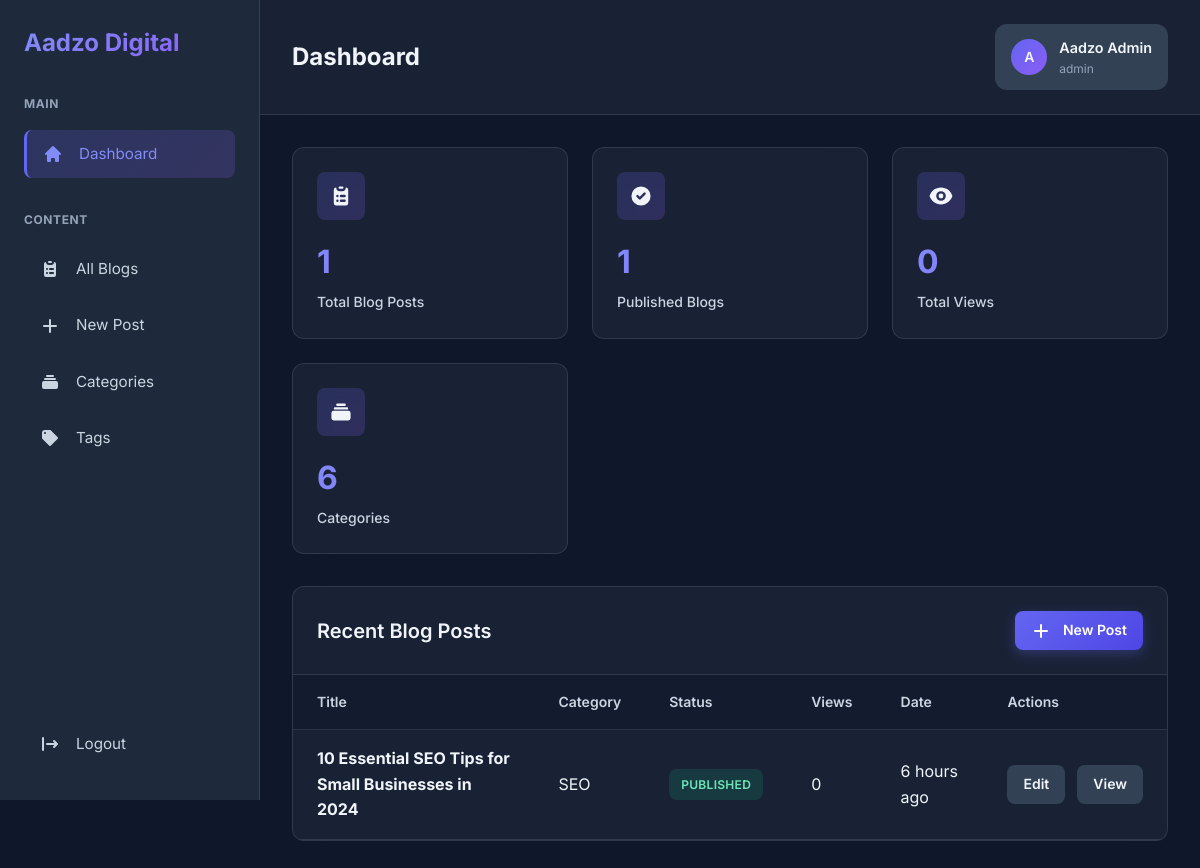
Page /admin/dashboard.php (signed in) on the committed database.
### tables this page shows
CREATE TABLE `blogs` (
  `id` int(11) NOT NULL AUTO_INCREMENT,
  `title` varchar(255) NOT NULL,
  `slug` varchar(255) NOT NULL UNIQUE,
  `excerpt` text DEFAULT NULL,
  `content` longtext NOT NULL,
  `featured_image` varchar(255) DEFAULT NULL,
  `author_id` int(11) NOT NULL,
  `category_id` int(11) DEFAULT NULL,
  `status` enum('draft','published','scheduled') DEFAULT 'draft',
  `views` int(11) DEFAULT 0,
  `reading_time` int(11) DEFAULT 5,
  `is_featured` tinyint(1) DEFAULT 0,
  `created_at` timestamp DEFAULT CURRENT_TIMESTAMP,
  `updated_at` timestamp DEFAULT CURRENT_TIMESTAMP ON UPDATE CURRENT_TIMESTAMP,
  `published_at` timestamp NULL DEFAULT NULL,
  PRIMARY KEY (`id`),
  UNIQUE KEY `unique_slug` (`slug`),
  INDEX `idx_slug` (`slug`),
  INDEX `idx_status` (`status`),
  INDEX `idx_published_at` (`published_at`),
  INDEX `idx_category` (`category_id`),
  INDEX `idx_author` (`author_id`),
  FOREIGN KEY (`author_id`) REFERENCES `users`(`id`) ON DELETE CASCADE,
  FOREIGN KEY (`category_id`) REFERENCES `categories`(`id`) ON DELETE SET NULL
);

CREATE TABLE `categories` (
  `id` int(11) NOT NULL AUTO_INCREMENT,
  `name` varchar(100) NOT NULL,
  `slug` varchar(100) NOT NULL UNIQUE,
  `description` text DEFAULT NULL,
  `color` varchar(7) DEFAULT '#6366f1',
  `icon` varchar(50) DEFAULT NULL,
  `display_order` int(11) DEFAULT 0,
  `created_at` timestamp DEFAULT CURRENT_TIMESTAMP,
  PRIMARY KEY (`id`),
  UNIQUE KEY `unique_slug` (`slug`),
  INDEX `idx_slug` (`slug`)
);

### config/database.php (called while the page is built, shortened)
<?php
$conn = new mysqli(DB_HOST, DB_USER, DB_PASS, DB_NAME);
$conn->set_charset("utf8mb4");
function execute_query($query, $params = [], $types = '')
{
    global $conn;
    $stmt = $conn->prepare($query);
    $result = $stmt->execute();
    return $stmt;
}
function fetch_all($query, $params = [], $types = '')
{
    $stmt = execute_query($query, $params, $types);
    $result = $stmt->get_result();
    $data = $result->fetch_all(MYSQLI_ASSOC);
    return $data;
}
function fetch_one($query, $params = [], $types = '')
{
    $stmt = execute_query($query, $params, $types);
    $result = $stmt->get_result();
    $data = $result->fetch_assoc();
    return $data;
}
?>

### includes/auth.php (called while the page is built, shortened)
<?php
require_once __DIR__ . '/../config/database.php';
function time_ago($datetime)
{
    $timestamp = strtotime($datetime);
    $diff = time() - $timestamp;
    if ($diff < 86400)
        return floor($diff / 3600) . ' hours ago';
    return date('M d, Y', $timestamp);
}
?>

### admin/dashboard.php (the view, shortened to what this page needs)
<?php
require_once __DIR__ . '/../config/database.php';
require_once __DIR__ . '/../includes/auth.php';
$stats = [
    'total_blogs' => fetch_one("SELECT COUNT(*) as count FROM blogs")['count'],
    'published_blogs' => fetch_one("SELECT COUNT(*) as count FROM blogs WHERE status = 'published'")['count'],
    'total_views' => fetch_one("SELECT SUM(views) as total FROM blogs")['total'] ?? 0,
    'categories' => fetch_one("SELECT COUNT(*) as count FROM categories")['count'],
    'tags' => fetch_one("SELECT COUNT(*) as count FROM tags")['count']
];
$recent_blogs = fetch_all("SELECT b.*, c.name as category_name
                          FROM blogs b
                          LEFT JOIN categories c ON b.category_id = c.id
                          ORDER BY b.created_at DESC LIMIT 5");
include __DIR__ . '/includes/header.php';
?>
<div class="stats-grid">
    <div class="stat-card">
        <div class="stat-header">
            <div class="stat-icon">
            </div>
        </div>
        <div class="stat-value">
            <h3>
                <?php echo $stats['total_blogs']; ?>
            </h3>
            <p class="stat-label">Total Blog Posts</p>
        </div>
    </div>
    <div class="stat-card">
        <div class="stat-header">
            <div class="stat-icon">
                <svg width="24" height="24" fill="currentColor" viewBox="0 0 20 20">
                    <path fill-rule="evenodd"
                        d="M10 18a8 8 0 100-16 8 8 0 000 16zm3.707-9.293a1 1 0 00-1.414-1.414L9 10.586 7.707 9.293a1 1 0 00-1.414 1.414l2 2a1 1 0 001.414 0l4-4z"
                        clip-rule="evenodd" />
                </svg>
            </div>
        </div>
        <div class="stat-value">
            <h3>
                <?php echo $stats['published_blogs']; ?>
            </h3>
            <p class="stat-label">Published Blogs</p>
        </div>
    </div>
    <div class="stat-card">
        <div class="stat-header">
            <div class="stat-icon">
                <svg width="24" height="24" fill="currentColor" viewBox="0 0 20 20">
                    <path d="M10 12a2 2 0 100-4 2 2 0 000 4z" />
                    <path fill-rule="evenodd"
                        d="M.458 10C1.732 5.943 5.522 3 10 3s8.268 2.943 9.542 7c-1.274 4.057-5.064 7-9.542 7S1.732 14.057.458 10zM14 10a4 4 0 11-8 0 4 4 0 018 0z"
                        clip-rule="evenodd" />
                </svg>
            </div>
        </div>
        <div class="stat-value">
            <h3>
                <?php echo number_format($stats['total_views']); ?>
            </h3>
            <p class="stat-label">Total Views</p>
        </div>
    </div>
    <div class="stat-card">
        <div class="stat-header">
            <div class="stat-icon">
                <svg width="24" height="24" fill="currentColor" viewBox="0 0 20 20">
                    <path
                        d="M7 3a1 1 0 000 2h6a1 1 0 100-2H7zM4 7a1 1 0 011-1h10a1 1 0 110 2H5a1 1 0 01-1-1zM2 11a2 2 0 012-2h12a2 2 0 012 2v4a2 2 0 01-2 2H4a2 2 0 01-2-2v-4z" />
                </svg>
            </div>
        </div>
        <div class="stat-value">
            <h3>
                <?php echo $stats['categories']; ?>
            </h3>
            <p class="stat-label">Categories</p>
        </div>
    </div>
</div>
<div class="table-container">
    <div class="table-header">
        <h2>Recent Blog Posts</h2>
        <a href="blog-editor.php" class="btn btn-primary btn-sm">
            <svg width="20" height="20" fill="currentColor" viewBox="0 0 20 20">
                <path fill-rule="evenodd"
                    d="M10 3a1 1 0 011 1v5h5a1 1 0 110 2h-5v5a1 1 0 11-2 0v-5H4a1 1 0 110-2h5V4a1 1 0 011-1z"
                    clip-rule="evenodd" />
            </svg>
            <span>New Post</span>
        </a>
    </div>
    <table>
        <thead>
            <tr>
                <th>Title</th>
                <th>Category</th>
                <th>Status</th>
                <th>Views</th>
                <th>Date</th>
                <th>Actions</th>
            </tr>
        </thead>
        <tbody>
            <?php if (empty($recent_blogs)): ?>
                <tr>
                    <td colspan="6" class="text-center">No blog posts yet. Create your first post!</td>
                </tr>
            <?php else: ?>
                <?php foreach ($recent_blogs as $blog): ?>
                    <tr>
                        <td><strong>
                                <?php echo htmlspecialchars($blog['title']); ?>
                            </strong></td>
                        <td>
                            <?php echo htmlspecialchars($blog['category_name'] ?? 'Uncategorized'); ?>
                        </td>
                        <td>
                            <?php if ($blog['status'] === 'published'): ?>
                                <span class="badge badge-success">Published</span>
                            <?php else: ?>
                                <span class="badge badge-warning">Draft</span>
                            <?php endif; ?>
                        </td>
                        <td>
                            <?php echo number_format($blog['views']); ?>
                        </td>
                        <td>
                            <?php echo time_ago($blog['created_at']); ?>
                        </td>
                        <td>
                            <div class="flex gap-2">
                                <a href="blog-editor.php?id=<?php echo $blog['id']; ?>"
                                    class="btn btn-sm btn-secondary">Edit</a>
                                <a href="../blog/<?php echo $blog['slug']; ?>" target="_blank"
                                    class="btn btn-sm btn-secondary">View</a>
                            </div>
                        </td>
                    </tr>
                <?php endforeach; ?>
            <?php endif; ?>
        </tbody>
    </table>
</div>
<?php include __DIR__ . '/includes/footer.php'; ?>

### admin/assets/css/admin-style.css (style rules this page uses)
:root { --primary: #6366f1; --primary-dark: #4f46e5; --primary-light: #818cf8; --secondary: #8b5cf6; --accent: #ec4899; --success: #10b981; --warning: #f59e0b; --error: #ef4444; --info: #3b82f6; --bg-primary: #0f172a; --bg-secondary: #1e293b; --bg-tertiary: #334155; --text-primary: #f1f5f9; --text-secondary: #cbd5e1; --text-muted: #94a3b8; --glass-bg: rgba(30, 41, 59, 0.7); --glass-border: rgba(255, 255, 255, 0.1); --spacing-xs: 0.5rem; --spacing-sm: 0.75rem; --spacing-md: 1rem; --spacing-lg: 1.5rem; --spacing-xl: 2rem; --spacing-2xl: 3rem; --radius-sm: 0.375rem; --radius-md: 0.5rem; --radius-lg: 0.75rem; --radius-xl: 1rem; --shadow-sm: 0 1px 2px rgba(0, 0, 0, 0.05); --shadow-md: 0 4px 6px -1px rgba(0, 0, 0, 0.1); --shadow-lg: 0 10px 15px -3px rgba(0, 0, 0, 0.3); --shadow-xl: 0 20px 25px -5px rgba(0, 0, 0, 0.4); --shadow-glow: 0 0 20px rgba(99, 102, 241, 0.4); --transition-fast: 150ms ease-in-out; --transition-base: 300ms ease-in-out; --transition-slow: 500ms ease-in-out; }
* { margin: 0; padding: 0; box-sizing: border-box; }
body { font-family: 'Inter', -apple-system, BlinkMacSystemFont, 'Segoe UI', sans-serif; background: var(--bg-primary); color: var(--text-primary); line-height: 1.6; min-height: 100vh; }
.btn { display: inline-flex; align-items: center; justify-content: center; gap: var(--spacing-sm); padding: 0.875rem 1.5rem; font-size: 0.95rem; font-weight: 600; border-radius: var(--radius-md); border: none; cursor: pointer; transition: all var(--transition-base); text-decoration: none; font-family: inherit; }
.btn-primary { background: linear-gradient(135deg, var(--primary), var(--primary-dark)); color: white; box-shadow: 0 4px 12px rgba(99, 102, 241, 0.3); }
.btn-secondary { background: var(--bg-tertiary); color: var(--text-primary); }
.btn-sm { padding: 0.5rem 1rem; font-size: 0.875rem; }
.stats-grid { display: grid; grid-template-columns: repeat(auto-fit, minmax(240px, 1fr)); gap: var(--spacing-lg); margin-bottom: var(--spacing-xl); }
.stat-card { background: var(--glass-bg); backdrop-filter: blur(20px); border: 1px solid var(--glass-border); border-radius: var(--radius-lg); padding: var(--spacing-lg); transition: all var(--transition-base); position: relative; overflow: hidden; }
.stat-card::before { content: ''; position: absolute; top: 0; left: 0; right: 0; height: 3px; background: linear-gradient(90deg, var(--primary), var(--secondary)); opacity: 0; transition: opacity var(--transition-base); }
.stat-header { display: flex; justify-content: space-between; align-items: flex-start; margin-bottom: var(--spacing-md); }
.stat-icon { width: 48px; height: 48px; border-radius: var(--radius-md); display: flex; align-items: center; justify-content: center; background: linear-gradient(135deg, rgba(99, 102, 241, 0.2), rgba(139, 92, 246, 0.2)); }
.stat-value h3 { font-size: 2rem; font-weight: 700; background: linear-gradient(135deg, var(--primary-light), var(--secondary)); -webkit-background-clip: text; -webkit-text-fill-color: transparent; background-clip: text; margin-bottom: 0.25rem; }
.stat-label { color: var(--text-secondary); font-size: 0.875rem; font-weight: 500; }
.table-container { background: var(--glass-bg); backdrop-filter: blur(20px); border: 1px solid var(--glass-border); border-radius: var(--radius-lg); overflow: hidden; }
.table-header { padding: var(--spacing-lg); border-bottom: 1px solid var(--glass-border); display: flex; justify-content: space-between; align-items: center; }
.table-header h2 { font-size: 1.25rem; font-weight: 600; }
table { width: 100%; border-collapse: collapse; }
thead th { background: rgba(15, 23, 42, 0.5); padding: var(--spacing-md) var(--spacing-lg); text-align: left; font-weight: 600; color: var(--text-secondary); font-size: 0.875rem; border-bottom: 1px solid var(--glass-border); }
tbody td { padding: var(--spacing-md) var(--spacing-lg); border-bottom: 1px solid var(--glass-border); }
tbody tr { transition: background var(--transition-fast); }
.badge { display: inline-flex; align-items: center; gap: 0.375rem; padding: 0.375rem 0.75rem; border-radius: var(--radius-md); font-size: 0.75rem; font-weight: 600; text-transform: uppercase; letter-spacing: 0.025em; }
.badge-success { background: rgba(16, 185, 129, 0.15); color: #6ee7b7; }
.flex { display: flex; }
.gap-2 { gap: var(--spacing-sm); }

### rows in the picture
blogs: views "0", title "10 Essential SEO Tips for Small Businesses in 2024", category.name "SEO", status "PUBLISHED", created_at "6 hours ago"

### other values in the picture
$page_title "Dashboard"
substr($user['name'], 0, 1) "A"
$user['name'] "Aadzo Admin"
$user['role'] "admin"
$stats['total_blogs'] "1"
$stats['published_blogs'] "1"
$stats['categories'] "6"
